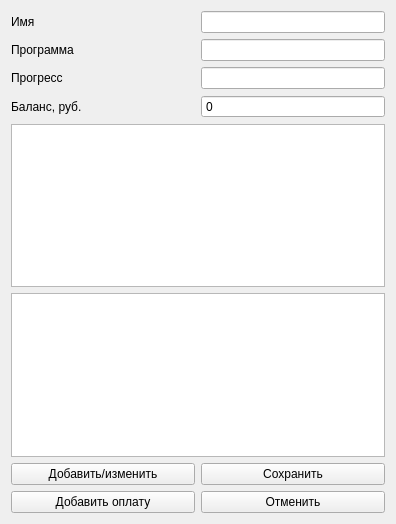
<?xml version="1.0" encoding="UTF-8"?>
<ui version="4.0">
 <class>StudentInfo</class>
 <widget class="QWidget" name="StudentInfo">
  <property name="geometry">
   <rect>
    <x>0</x>
    <y>0</y>
    <width>396</width>
    <height>524</height>
   </rect>
  </property>
  <property name="windowTitle">
   <string>Form</string>
  </property>
  <layout class="QGridLayout" name="gridLayout">
   <item row="1" column="0" colspan="2">
    <widget class="QLabel" name="label_2">
     <property name="text">
      <string>Программа</string>
     </property>
    </widget>
   </item>
   <item row="8" column="2" colspan="2">
    <widget class="QPushButton" name="pb_save">
     <property name="text">
      <string>Сохранить</string>
     </property>
    </widget>
   </item>
   <item row="4" column="0" colspan="4">
    <widget class="QTableWidget" name="tw_contactData"/>
   </item>
   <item row="0" column="0" colspan="2">
    <widget class="QLabel" name="label">
     <property name="text">
      <string>Имя</string>
     </property>
    </widget>
   </item>
   <item row="5" column="0" colspan="4">
    <widget class="QTableWidget" name="tw_paymentHistory"/>
   </item>
   <item row="9" column="2" colspan="2">
    <widget class="QPushButton" name="pb_discard">
     <property name="text">
      <string>Отменить</string>
     </property>
    </widget>
   </item>
   <item row="3" column="2" colspan="2">
    <widget class="QSpinBox" name="sb_grossPayment">
     <property name="buttonSymbols">
      <enum>QAbstractSpinBox::NoButtons</enum>
     </property>
     <property name="minimum">
      <number>-999999</number>
     </property>
     <property name="maximum">
      <number>999999</number>
     </property>
    </widget>
   </item>
   <item row="2" column="0" colspan="2">
    <widget class="QLabel" name="label_3">
     <property name="text">
      <string>Прогресс</string>
     </property>
    </widget>
   </item>
   <item row="9" column="0" colspan="2">
    <widget class="QPushButton" name="pb_addPayment">
     <property name="text">
      <string>Добавить оплату</string>
     </property>
    </widget>
   </item>
   <item row="0" column="2" colspan="2">
    <widget class="QLineEdit" name="le_name"/>
   </item>
   <item row="1" column="2" colspan="2">
    <widget class="QLineEdit" name="le_educationalPlan"/>
   </item>
   <item row="8" column="0" colspan="2">
    <widget class="QPushButton" name="pb_editStudent">
     <property name="text">
      <string>Добавить/изменить</string>
     </property>
    </widget>
   </item>
   <item row="3" column="0" colspan="2">
    <widget class="QLabel" name="label_4">
     <property name="text">
      <string>Баланс, руб.</string>
     </property>
    </widget>
   </item>
   <item row="2" column="2" colspan="2">
    <widget class="QLineEdit" name="le_educationalPlanProgress"/>
   </item>
  </layout>
 </widget>
 <resources/>
 <connections/>
</ui>
